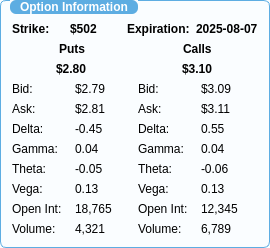
       <widget class="QGroupBox" name="groupBox_option_info">
        <property name="sizePolicy">
         <sizepolicy hsizetype="Maximum" vsizetype="Preferred">
          <horstretch>0</horstretch>
          <verstretch>0</verstretch>
         </sizepolicy>
        </property>
        <property name="minimumSize">
         <size>
          <width>270</width>
          <height>240</height>
         </size>
        </property>
        <property name="toolTip">
         <string>Shows detailed information for the selected option contract.</string>
        </property>
        <property name="styleSheet">
         <string notr="true">QGroupBox {
    border: 1px solid #5dade2;
    border-radius: 6px;
    margin-top: 1ex;
    font-weight: bold;
    color: #2c3e50;
    background-color: #fafdff;
    box-shadow: 0 2px 8px rgba(90, 173, 226, 0.08);
    padding-top: 10px;
}
QGroupBox::title {
    subcontrol-origin: margin;
    left: 10px;
    padding: 0 8px 0 8px;
    background-color: #5dade2;
    color: white;
    border-radius: 6px;
}
</string>
        </property>
        <property name="title">
         <string>Option Information</string>
        </property>
        <layout class="QVBoxLayout" name="verticalLayout_option_info">
         <item>
          <layout class="QHBoxLayout" name="horizontalLayout_strike_exp">
           <item>
            <layout class="QHBoxLayout" name="horizontalLayout_strike">
             <item>
              <widget class="QLabel" name="label_strike_name">
               <property name="font">
                <font>
                 <bold>true</bold>
                </font>
               </property>
               <property name="text">
                <string>Strike:</string>
               </property>
              </widget>
             </item>
             <item>
              <widget class="QLabel" name="label_strike_value">
               <property name="font">
                <font>
                 <bold>true</bold>
                </font>
               </property>
               <property name="text">
                <string>$502</string>
               </property>
              </widget>
             </item>
            </layout>
           </item>
           <item>
            <layout class="QHBoxLayout" name="horizontalLayout_expiration">
             <item>
              <widget class="QLabel" name="label_expiration_name">
               <property name="font">
                <font>
                 <bold>true</bold>
                </font>
               </property>
               <property name="text">
                <string>Expiration:</string>
               </property>
              </widget>
             </item>
             <item>
              <widget class="QLabel" name="label_expiration_value">
               <property name="font">
                <font>
                 <bold>true</bold>
                </font>
               </property>
               <property name="text">
                <string>2025-08-07</string>
               </property>
              </widget>
             </item>
            </layout>
           </item>
          </layout>
         </item>
         <item>
          <layout class="QHBoxLayout" name="horizontalLayout_puts_calls">
           <item>
            <layout class="QVBoxLayout" name="verticalLayout_puts">
             <item alignment="Qt::AlignmentFlag::AlignHCenter">
              <widget class="QLabel" name="label_puts_title">
               <property name="font">
                <font>
                 <bold>true</bold>
                </font>
               </property>
               <property name="text">
                <string>Puts</string>
               </property>
              </widget>
             </item>
             <item>
              <layout class="QHBoxLayout" name="horizontalLayout_put_price">
               <item alignment="Qt::AlignmentFlag::AlignHCenter">
                <widget class="QLabel" name="label_put_price_value">
                 <property name="font">
                  <font>
                   <bold>true</bold>
                  </font>
                 </property>
                 <property name="text">
                  <string>$2.80</string>
                 </property>
                </widget>
               </item>
              </layout>
             </item>
             <item>
              <layout class="QHBoxLayout" name="horizontalLayout_put_bid">
               <item>
                <widget class="QLabel" name="label_put_bid_name">
                 <property name="text">
                  <string>Bid:</string>
                 </property>
                </widget>
               </item>
               <item>
                <widget class="QLabel" name="label_put_bid_value">
                 <property name="text">
                  <string>$2.79</string>
                 </property>
                </widget>
               </item>
              </layout>
             </item>
             <item>
              <layout class="QHBoxLayout" name="horizontalLayout_put_ask">
               <item>
                <widget class="QLabel" name="label_put_ask_name">
                 <property name="text">
                  <string>Ask:</string>
                 </property>
                </widget>
               </item>
               <item>
                <widget class="QLabel" name="label_put_ask_value">
                 <property name="text">
                  <string>$2.81</string>
                 </property>
                </widget>
               </item>
              </layout>
             </item>
             <item>
              <layout class="QHBoxLayout" name="horizontalLayout_put_delta">
               <item>
                <widget class="QLabel" name="label_put_delta_name">
                 <property name="text">
                  <string>Delta:</string>
                 </property>
                </widget>
               </item>
               <item>
                <widget class="QLabel" name="label_put_delta_value">
                 <property name="text">
                  <string>-0.45</string>
                 </property>
                </widget>
               </item>
              </layout>
             </item>
             <item>
              <layout class="QHBoxLayout" name="horizontalLayout_put_gamma">
               <item>
                <widget class="QLabel" name="label_put_gamma_name">
                 <property name="text">
                  <string>Gamma:</string>
                 </property>
                </widget>
               </item>
               <item>
                <widget class="QLabel" name="label_put_gamma_value">
                 <property name="text">
                  <string>0.04</string>
                 </property>
                </widget>
               </item>
              </layout>
             </item>
             <item>
              <layout class="QHBoxLayout" name="horizontalLayout_put_theta">
               <item>
                <widget class="QLabel" name="label_put_theta_name">
                 <property name="text">
                  <string>Theta:</string>
                 </property>
                </widget>
               </item>
               <item>
                <widget class="QLabel" name="label_put_theta_value">
                 <property name="text">
                  <string>-0.05</string>
                 </property>
                </widget>
               </item>
              </layout>
             </item>
             <item>
              <layout class="QHBoxLayout" name="horizontalLayout_put_vega">
               <item>
                <widget class="QLabel" name="label_put_vega_name">
                 <property name="text">
                  <string>Vega:</string>
                 </property>
                </widget>
               </item>
               <item>
                <widget class="QLabel" name="label_put_vega_value">
                 <property name="text">
                  <string>0.13</string>
                 </property>
                </widget>
               </item>
              </layout>
             </item>
             <item>
              <layout class="QHBoxLayout" name="horizontalLayout_put_openint">
               <item>
                <widget class="QLabel" name="label_put_openint_name">
                 <property name="text">
                  <string>Open Int:</string>
                 </property>
                </widget>
               </item>
               <item>
                <widget class="QLabel" name="label_put_openint_value">
                 <property name="text">
                  <string>18,765</string>
                 </property>
                </widget>
               </item>
              </layout>
             </item>
             <item>
              <layout class="QHBoxLayout" name="horizontalLayout_put_volume">
               <item>
                <widget class="QLabel" name="label_put_volume_name">
                 <property name="text">
                  <string>Volume:</string>
                 </property>
                </widget>
               </item>
               <item>
                <widget class="QLabel" name="label_put_volume_value">
                 <property name="text">
                  <string>4,321</string>
                 </property>
                </widget>
               </item>
              </layout>
             </item>
            </layout>
           </item>
           <item>
            <layout class="QVBoxLayout" name="verticalLayout_calls">
             <item alignment="Qt::AlignmentFlag::AlignHCenter">
              <widget class="QLabel" name="label_calls_title">
               <property name="font">
                <font>
                 <bold>true</bold>
                </font>
               </property>
               <property name="text">
                <string>Calls</string>
               </property>
              </widget>
             </item>
             <item>
              <layout class="QHBoxLayout" name="horizontalLayout_call_price">
               <item alignment="Qt::AlignmentFlag::AlignHCenter">
                <widget class="QLabel" name="label_call_price_value">
                 <property name="font">
                  <font>
                   <bold>true</bold>
                  </font>
                 </property>
                 <property name="text">
                  <string>$3.10</string>
                 </property>
                </widget>
               </item>
              </layout>
             </item>
             <item>
              <layout class="QHBoxLayout" name="horizontalLayout_call_bid">
               <item>
                <widget class="QLabel" name="label_call_bid_name">
                 <property name="text">
                  <string>Bid:</string>
                 </property>
                </widget>
               </item>
               <item>
                <widget class="QLabel" name="label_call_bid_value">
                 <property name="text">
                  <string>$3.09</string>
                 </property>
                </widget>
               </item>
              </layout>
             </item>
             <item>
              <layout class="QHBoxLayout" name="horizontalLayout_call_ask">
               <item>
                <widget class="QLabel" name="label_call_ask_name">
                 <property name="text">
                  <string>Ask:</string>
                 </property>
                </widget>
               </item>
               <item>
                <widget class="QLabel" name="label_call_ask_value">
                 <property name="text">
                  <string>$3.11</string>
                 </property>
                </widget>
               </item>
              </layout>
             </item>
             <item>
              <layout class="QHBoxLayout" name="horizontalLayout_call_delta">
               <item>
                <widget class="QLabel" name="label_call_delta_name">
                 <property name="text">
                  <string>Delta:</string>
                 </property>
                </widget>
               </item>
               <item>
                <widget class="QLabel" name="label_call_delta_value">
                 <property name="text">
                  <string>0.55</string>
                 </property>
                </widget>
               </item>
              </layout>
             </item>
             <item>
              <layout class="QHBoxLayout" name="horizontalLayout_call_gamma">
               <item>
                <widget class="QLabel" name="label_call_gamma_name">
                 <property name="text">
                  <string>Gamma:</string>
                 </property>
                </widget>
               </item>
               <item>
                <widget class="QLabel" name="label_call_gamma_value">
                 <property name="text">
                  <string>0.04</string>
                 </property>
                </widget>
               </item>
              </layout>
             </item>
             <item>
              <layout class="QHBoxLayout" name="horizontalLayout_call_theta">
               <item>
                <widget class="QLabel" name="label_call_theta_name">
                 <property name="text">
                  <string>Theta:</string>
                 </property>
                </widget>
               </item>
               <item>
                <widget class="QLabel" name="label_call_theta_value">
                 <property name="text">
                  <string>-0.06</string>
                 </property>
                </widget>
               </item>
              </layout>
             </item>
             <item>
              <layout class="QHBoxLayout" name="horizontalLayout_call_vega">
               <item>
                <widget class="QLabel" name="label_call_vega_name">
                 <property name="text">
                  <string>Vega:</string>
                 </property>
                </widget>
               </item>
               <item>
                <widget class="QLabel" name="label_call_vega_value">
                 <property name="text">
                  <string>0.13</string>
                 </property>
                </widget>
               </item>
              </layout>
             </item>
             <item>
              <layout class="QHBoxLayout" name="horizontalLayout_call_openint">
               <item>
                <widget class="QLabel" name="label_call_openint_name">
                 <property name="text">
                  <string>Open Int:</string>
                 </property>
                </widget>
               </item>
               <item>
                <widget class="QLabel" name="label_call_openint_value">
                 <property name="text">
                  <string>12,345</string>
                 </property>
                </widget>
               </item>
              </layout>
             </item>
             <item>
              <layout class="QHBoxLayout" name="horizontalLayout_call_volume">
               <item>
                <widget class="QLabel" name="label_call_volume_name">
                 <property name="text">
                  <string>Volume:</string>
                 </property>
                </widget>
               </item>
               <item>
                <widget class="QLabel" name="label_call_volume_value">
                 <property name="text">
                  <string>6,789</string>
                 </property>
                </widget>
               </item>
              </layout>
             </item>
            </layout>
           </item>
          </layout>
         </item>
        </layout>
       </widget>
